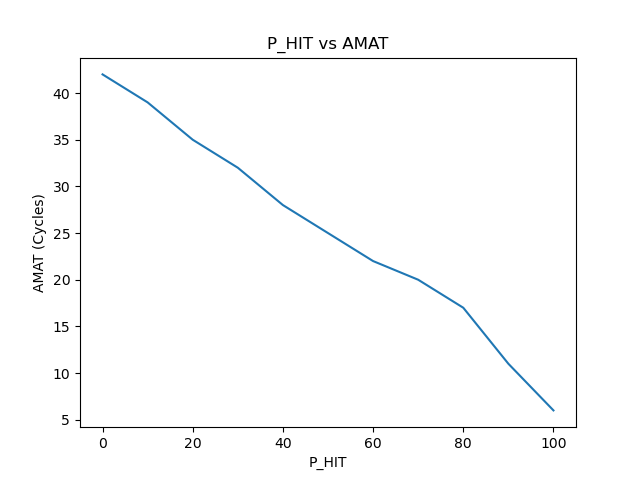

Here is the Python script that generated this plot:
import matplotlib.pyplot as plt

p_hit = [0, 10, 20, 30, 40, 50, 60, 70, 80, 90, 100]
amat_cycles = [42, 39, 35, 32, 28, 25, 22, 20, 17, 11, 6]

plt.plot(p_hit, amat_cycles)
plt.title("P_HIT vs AMAT")
plt.xlabel("P_HIT")
plt.ylabel("AMAT (Cycles)")
plt.savefig("plot.png")
